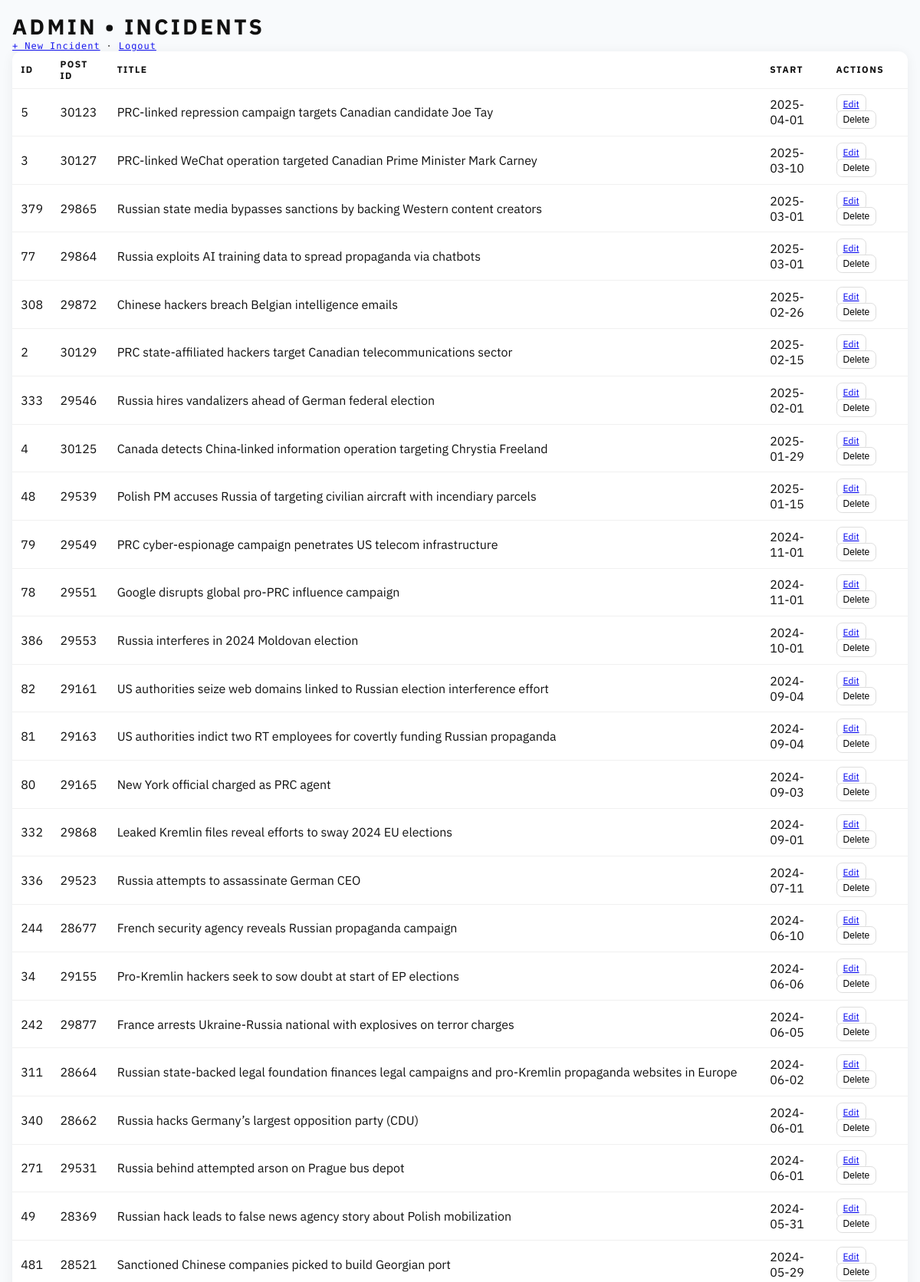
/admin/incidents (signed in, upper part), run on the app's committed database.
### tables this page shows
CREATE TABLE incidents (
    id              INTEGER PRIMARY KEY AUTOINCREMENT,
    post_id         INTEGER NOT NULL UNIQUE,
    slug            TEXT,
    title           TEXT NOT NULL,
    link            TEXT,
    content_clean   TEXT,
    excerpt_clean   TEXT,
    date_text       TEXT,
    start_date      TEXT,
    end_date        TEXT,
    display         INTEGER NOT NULL DEFAULT 1,
    published_at    TEXT   -- WP post datetime (ISO 8601) if available
);

### app.py (the view)
@app.route("/admin/incidents")
@login_required
def admin_incidents():
    conn = get_db(); conn.row_factory = sqlite3.Row
    rows = conn.execute("""
        SELECT id, post_id, title, start_date
        FROM incidents
        ORDER BY COALESCE(start_date, date_text) DESC, id DESC
        LIMIT 1000
    """).fetchall()
    conn.close()
    return render_template("admin_list.html", items=rows)

### app.py (called while the page is built)
def get_db():
    conn = sqlite3.connect(DB_PATH)
    conn.row_factory = sqlite3.Row
    return conn

def login_required(fn):
    @wraps(fn)
    def wrapper(*args, **kwargs):
        if not session.get("admin"):
            return redirect(url_for("admin_login", next=request.path))
        return fn(*args, **kwargs)
    return wrapper

### templates/admin_list.html (shortened to what this page needs)
<!doctype html>
<html lang="en">
<head>
  <link rel="stylesheet" href="/static/styles.css"/>
</head>
<body class="container">
  <header class="page-header">
    <div class="brand">
      <h1>Admin • Incidents</h1>
      <div class="meta-bar"><a href="/admin/new-incident">+ New Incident</a> · <a href="/admin/logout">Logout</a></div>
    </div>
  </header>
  <main>
    <table>
      <thead><tr><th>ID</th><th>Post ID</th><th>Title</th><th>Start</th><th class="actions">Actions</th></tr></thead>
      <tbody>
      {% for r in items %}
        <tr>
          <td class="mono">{{ r.id }}</td>
          <td class="mono">{{ r.post_id }}</td>
          <td>{{ r.title }}</td>
          <td class="mono">{{ r.start_date or '' }}</td>
          <td class="actions">
            <a class="btn" href="/admin/incident/{{ r.id }}/edit">Edit</a>
            <form method="post" action="/admin/incident/{{ r.id }}/delete" onsubmit="return confirm('Delete incident #{{ r.id }}?');">
              <button class="btn" type="submit">Delete</button>
            </form>
          </td>
        </tr>
      {% endfor %}
      </tbody>
    </table>
  </main>
</body>
</html>

### static/css/styles.css (style rules this page uses)
:root { --bg-soft: #f8fafc; --text-strong: #111; --card-radius: .75rem; --shadow: 0 2px 16px rgba(0,0,0,.06); --primary-color: #cf2e2e; --accent-orange: #ff6900; --accent-yellow: #fcb900; --accent-green: #7bdcb5; --accent-teal: #00d084; --accent-lightblue: #8ed1fc; --accent-blue: #0693e3; --accent-purple: #9b51e0; --accent-pink: #f78da7; --ta-russia: #0d47a1; --ta-china: #8b0000; }
* { box-sizing: border-box; }
html, body { margin: 0; padding: 0; background: var(--bg-soft); color: var(--text-strong); font-family: 'IBM Plex Sans', system-ui, sans-serif; }
.container { max-width: 1200px; margin: 0 auto; padding: 1rem; }
.page-header { display: grid; grid-template-columns: 1fr; gap: .75rem; }
.page-header .brand h1 { margin: 0; letter-spacing: .12em; text-transform: uppercase; font-weight: 700; font-size: clamp(18px, 2.6vw, 28px); }
.meta-bar { font-family: 'Space Mono', monospace; font-size: 12px; letter-spacing: .08em; display: flex; gap: .5rem; align-items: center; opacity: .9; }

### templates/admin_list.html (style rules this page uses)
table { width:100%; border-collapse: collapse; background:#fff; border-radius:var(--card-radius); overflow:hidden; box-shadow:var(--shadow); }
th, td { padding:.55rem .7rem; border-bottom:1px solid rgba(0,0,0,.06); text-align:left; }
th { text-transform:uppercase; letter-spacing:.12em; font-size:12px; }
.actions a, .actions form button { margin-right:.4rem; }
.actions form { display:inline; }
.btn { border:1px solid #ddd; background:#fff; border-radius:.45rem; padding:.25rem .5rem; font-size:12px; cursor:pointer; }

### data on the page
incidents: id "5", post_id "30123", title "PRC-linked repression campaign targets Canadian candidate Joe Tay", start_date "2025-04-01"
incidents: id "3", post_id "30127", title "PRC-linked WeChat operation targeted Canadian Prime Minister Mark Carney", start_date "2025-03-10"
incidents: id "379", post_id "29865", title "Russian state media bypasses sanctions by backing Western content creators", start_date "2025-03-01"
incidents: id "77", post_id "29864", title "Russia exploits AI training data to spread propaganda via chatbots", start_date "2025-03-01"
incidents: id "308", post_id "29872", title "Chinese hackers breach Belgian intelligence emails", start_date "2025-02-26"
incidents: id "2", post_id "30129", title "PRC state-affiliated hackers target Canadian telecommunications sector", start_date "2025-02-15"
incidents: id "333", post_id "29546", title "Russia hires vandalizers ahead of German federal election", start_date "2025-02-01"
incidents: id "4", post_id "30125", title "Canada detects China‑linked information operation targeting Chrystia Freeland", start_date "2025-01-29"
incidents: id "48", post_id "29539", title "Polish PM accuses Russia of targeting civilian aircraft with incendiary parcels", start_date "2025-01-15"
incidents: id "79", post_id "29549", title "PRC cyber-espionage campaign penetrates US telecom infrastructure", start_date "2024-11-01"
incidents: id "78", post_id "29551", title "Google disrupts global pro-PRC influence campaign", start_date "2024-11-01"
incidents: id "386", post_id "29553", title "Russia interferes in 2024 Moldovan election", start_date "2024-10-01"
incidents: id "82", post_id "29161", title "US authorities seize web domains linked to Russian election interference effort", start_date "2024-09-04"
incidents: id "81", post_id "29163", title "US authorities indict two RT employees for covertly funding Russian propaganda", start_date "2024-09-04"
incidents: id "80", post_id "29165", title "New York official charged as PRC agent", start_date "2024-09-03"
incidents: id "332", post_id "29868", title "Leaked Kremlin files reveal efforts to sway 2024 EU elections", start_date "2024-09-01"
incidents: id "336", post_id "29523", title "Russia attempts to assassinate German CEO", start_date "2024-07-11"
incidents: id "244", post_id "28677", title "French security agency reveals Russian propaganda campaign", start_date "2024-06-10"
incidents: id "34", post_id "29155", title "Pro-Kremlin hackers seek to sow doubt at start of EP elections", start_date "2024-06-06"
incidents: id "242", post_id "29877", title "France arrests Ukraine-Russia national with explosives on terror charges", start_date "2024-06-05"
incidents: id "311", post_id "28664", title "Russian state-backed legal foundation finances legal campaigns and pro-Kremlin propaganda websites in Europe", start_date "2024-06-02"
incidents: id "340", post_id "28662", title "Russia hacks Germany’s largest opposition party (CDU)", start_date "2024-06-01"
incidents: id "271", post_id "29531", title "Russia behind attempted arson on Prague bus depot", start_date "2024-06-01"
incidents: id "49", post_id "28369", title "Russian hack leads to false news agency story about Polish mobilization", start_date "2024-05-31"
incidents: id "481", post_id "28521", title "Sanctioned Chinese companies picked to build Georgian port", start_date "2024-05-29"
